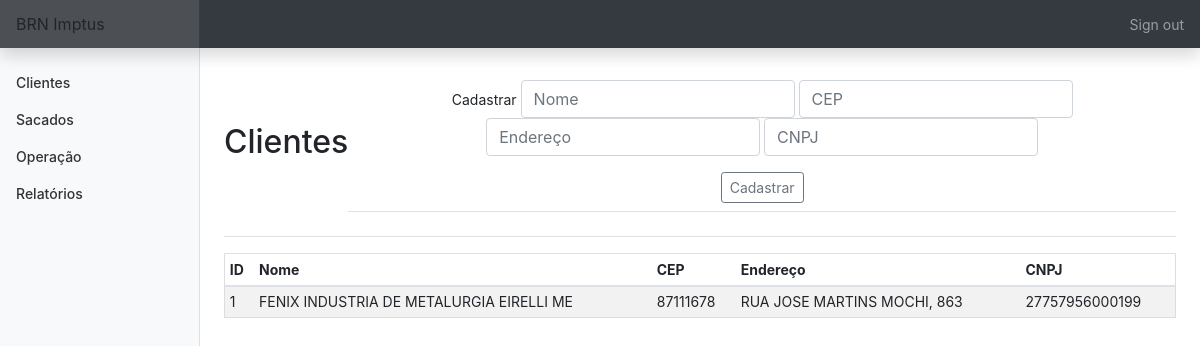
/clientes (signed in), run on an earlier commit of the app's database.
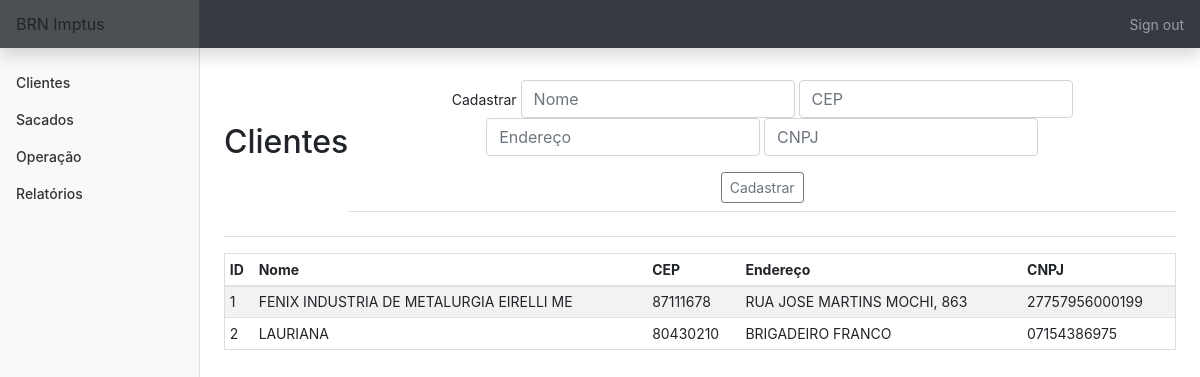
And on a later commit of the database.
### tables this page shows
CREATE TABLE clientes (id INTEGER PRIMARY KEY AUTOINCREMENT NOT NULL,
						nome TEXT NOT NULL,
						cep TEXT NOT NULL,
						endereço TEXT NOT NULL, cnpj TEXT);

### app.py (the view, shortened to what this page needs)
@app.route('/clientes', methods=['GET', 'POST'])
@login_required
def clientes():
    con = sqlite3.connect('brn.db')
    con.row_factory = sqlite3.Row
    cur = con.cursor()
    if request.method == 'GET':
        cur.execute('SELECT * FROM clientes')
        rows = cur.fetchall()
        return render_template('clientes.html', rows=rows)

### app.py (called while the page is built)
@app.after_request
def after_request(response):
    response.headers["Cache-Control"] = "no-cache, no-store, must-revalidate"
    response.headers["Expires"] = 0
    response.headers["Pragma"] = "no-cache"
    return response

### helper.py (called while the page is built)
def login_required(f):
    @wraps(f)
    def decorated_function(*args, **kwargs):
        if session.get("user_id") is None:
            return redirect("/login")
        return f(*args, **kwargs)
    return decorated_function

### templates/clientes.html (shortened to what this page needs)
{% extends "layout.html" %}
{% block main %}
    <div class='d-flex justify-content-between flex-warp flex-md-nowrap align-items-center pt-3 pb-2 mb-3 border-bottom'>
        <h1 class='h2'>Clientes</h1>
        <div class='d-flex justify-content-between flex-warp flex-md-nowrap align-items-center pt-3 pb-2 mb-3 border-bottom'>
            <form action='clientes' method='POST'>
                <div class='form-group'>
                    <label for=''>Cadastrar</label>
                    <input name='nome' autofocus class='form-control' placeholder='Nome' type='text'>
                    <input name='cep' autofocus class='form-control' placeholder='CEP' type='number'>
                    <input name='endereco' autofocus class='form-control' placeholder='Endereço' type='text'>
                    <input name='cnpj' autofocus class='form-control' placeholder='CNPJ' type='text'>
                </div>
                <button type='submit' class='btn btn-sm btn-outline-secondary'>Cadastrar</button>
            </form>
        </div>
    </div>
    <div class='table-responsive'>
        <table class='table table-striped table-sm'>
            <thead>
                <tr>
                    <th>ID</th>
                    <th>Nome</th>
                    <th>CEP</th>
                    <th>Endereço</th>
                    <th>CNPJ</th>
                </tr>
            </thead>
            <tbody>
                {% for row in rows %}
                    <tr>
                        <td>{{ row['id'] }}</td>
                        <td>{{ row['nome'] }}</td>
                        <td>{{ row['cep'] }}</td>
                        <td>{{ row['endereço'] }}</td>
                        <td>{{ row['cnpj'] }}</td>
                    </tr>
                {% endfor %}
            </tbody>
        </table>
    </div>
{% endblock %}

### templates/layout.html (shortened to what this page needs)
<!DOCTYPE html>
    <html lang="pt-br">
        <head>
            <link rel="stylesheet" href="https://stackpath.bootstrapcdn.com/bootstrap/4.5.2/css/bootstrap.min.css">
            <link href="https://maxcdn.bootstrapcdn.com/bootstrap/4.1.3/css/bootstrap.min.css" rel="stylesheet">
            <link href="/static/styles.css" rel="stylesheet">
        </head>
        <body>
            <nav class='navbar navbar-dark sticky-top bg-dark felx-md-nowrap p-0 shadow'>
                <a class='navbar-brand col-md-3 col-lg-2 mr-0 px-3'>BRN Imptus</a>
                {% if session.user_id %}
                <ul class='navbar-nav px-3'>
                    <li class='nav-item text-nowrap'>
                        <a class='nav-link' href='/logout'>Sign out</a>
                    </li>
                </ul>
                {% endif %}
            </nav>
            <div class='container-fluid'>
                <div class='row'>
                    {% if session.user_id %}
                    <nav id='sidebarMenu' class='col-md-2 col-lg-2 d-md-block bg-light sidebar collapse'>
                        <div class='sidebar-sticky pt-3'>
                            <ul class='nav flex-column'>
                                <li class='nav-item'><a class='nav-link' href='/clientes'>Clientes</a></li>
                                <li class='nav-item'><a class='nav-link' href='/sacados'>Sacados</a></li>
                                <li class='nav-item'><a class='nav-link' href='/operacao'>Operação</a></li>
                                <li class='nav-item'><a class='nav-link' href='/relatorios'>Relatórios</a></li>
                            </ul>
                        </div>
                    </nav>
                    {% endif %}
                </div>
            </div>
            <main role='main' class='col-md-9 ml-sm-auto col-lg-10 px-md-4'>
                {% block main %}
                {% endblock %}
            </main>
        </body>
    </html>

### static/styles.css (style rules this page uses)
main .form-control { display: inline-block; width: auto; }
main { overflow-x: auto; text-align: center; }
main table { text-align: left; border-collapse: collapse; border-spacing: 0; width: 100%; border: 1px solid #ddd; }
main table td, th { text-align: left; padding: 16px; }
body { font-size: .875rem; height:100%; }
.sidebar { position: fixed; top: 0; bottom: 0; left: 0; z-index: 100; padding: 48px 0 0; box-shadow: inset -1px 0 0 rgba(0, 0, 0, .1); }
.sidebar-sticky { position: relative; top: 0; height: calc(100vh - 48px); padding-top: .5rem; overflow-x: hidden; overflow-y: auto; }
.sidebar .nav-link { font-weight: 500; color: #333; }
.navbar-brand { padding-top: .75rem; padding-bottom: .75rem; font-size: 1rem; background-color: rgba(201, 195, 195, 0.158); box-shadow: inset -1px 0 0 rgba(0, 0, 0, .25); }

What changed in the data, as far as the page shows it:
added clientes: id "2", nome "LAURIANA", cep "80430210", endereço "BRIGADEIRO FRANCO", cnpj "07154386975"
